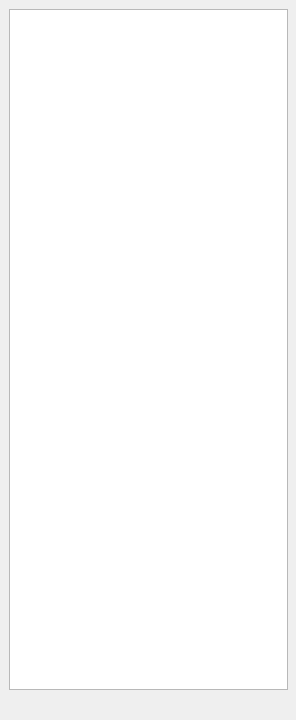
<?xml version="1.0" encoding="UTF-8"?>
<ui version="4.0">
 <class>DockWidgetMain</class>
 <widget class="QDockWidget" name="DockWidgetMain">
  <property name="geometry">
   <rect>
    <x>0</x>
    <y>0</y>
    <width>296</width>
    <height>720</height>
   </rect>
  </property>
  <property name="windowIcon">
   <iconset resource="maindock.qrc">
    <normaloff>:/images/images/main.png</normaloff>:/images/images/main.png</iconset>
  </property>
  <property name="windowTitle">
   <string>Projects</string>
  </property>
  <widget class="QWidget" name="dockWidgetMain">
   <widget class="QWidget" name="horizontalLayoutWidget">
    <property name="geometry">
     <rect>
      <x>9</x>
      <y>9</y>
      <width>281</width>
      <height>681</height>
     </rect>
    </property>
    <layout class="QHBoxLayout" name="horizontalLayout">
     <property name="spacing">
      <number>0</number>
     </property>
     <property name="sizeConstraint">
      <enum>QLayout::SetMaximumSize</enum>
     </property>
     <item>
      <widget class="QTreeView" name="treeViewProjects">
       <property name="maximumSize">
        <size>
         <width>279</width>
         <height>16777215</height>
        </size>
       </property>
       <property name="frameShape">
        <enum>QFrame::StyledPanel</enum>
       </property>
      </widget>
     </item>
    </layout>
   </widget>
  </widget>
 </widget>
 <resources>
  <include location="maindock.qrc"/>
 </resources>
 <connections/>
</ui>
